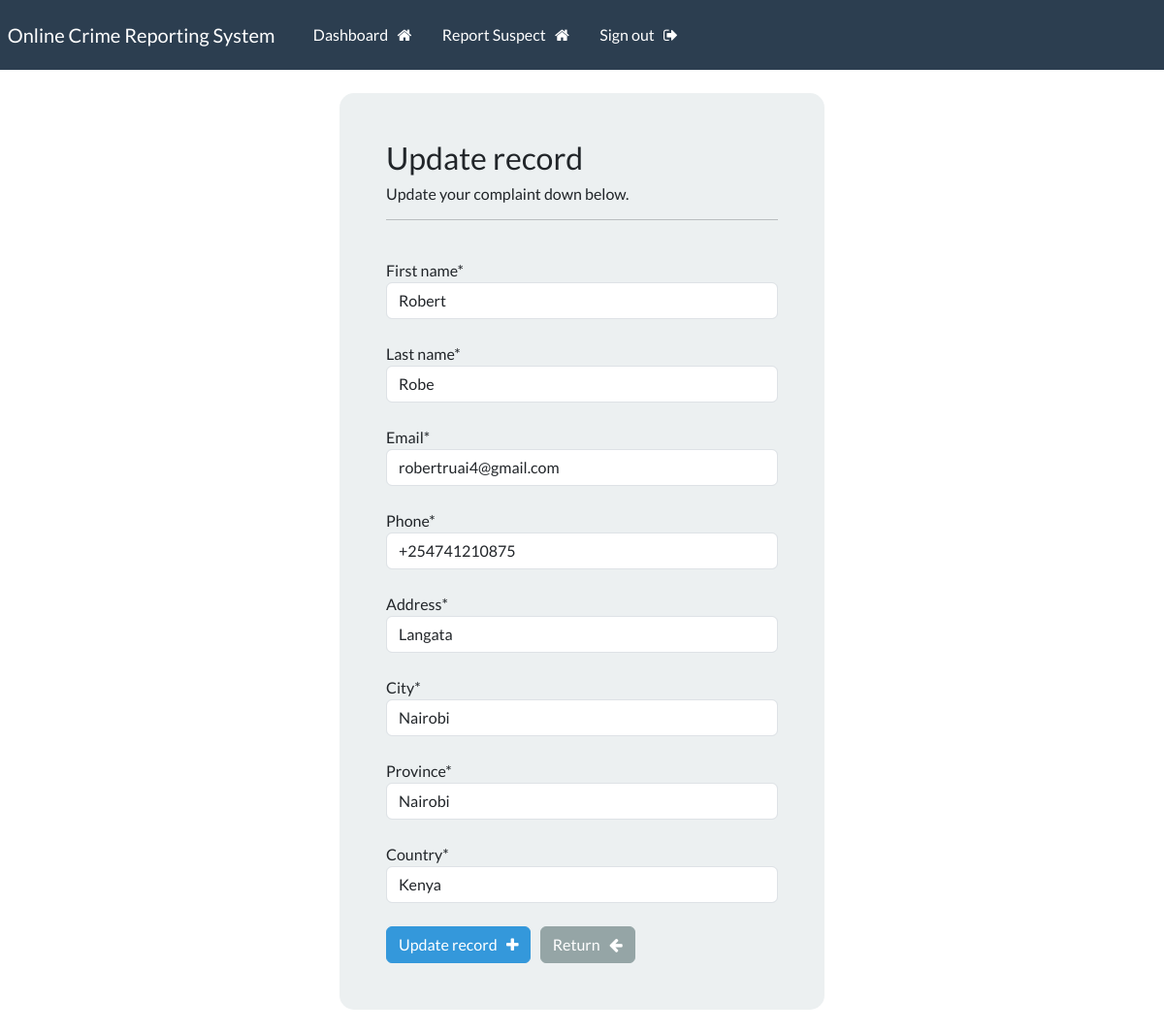
The page /update-record/9 (signed in) on the database its author committed.
### webapp/models.py (models this page shows, shortened)
class Record(models.Model):
    creation_date = models.DateTimeField(auto_now_add=True)
    first_name = models.CharField(max_length=100)
    last_name = models.CharField(max_length=100)
    email = models.CharField(max_length=255)
    phone = models.CharField(max_length=20)
    address = models.CharField(max_length=300)
    city = models.CharField(max_length=255)
    province = models.CharField(max_length=200)
    country = models.CharField(max_length=125)

### webapp/views.py (the view)
# urls.py: path('update-record/<int:pk>', views.update_record, name='update-record'),
@login_required(login_url='my-login')
def update_record(request, pk):
    record = Record.objects.get(id=pk)
    form = UpdateRecordForm(instance=record)
    if request.method == 'POST':
        form = UpdateRecordForm(request.POST, instance=record)
        if form.is_valid():
            form.save()
            messages.success(request, "Your record was updated!")
            return redirect("dashboard")
    context = {'form':form}
    return render(request, 'webapp/update-record.html', context=context)

### webapp/forms.py
class UpdateRecordForm(forms.ModelForm):
    class Meta:
        model = Record
        fields = ['first_name', 'last_name', 'email', 'phone', 'address', 'city', 'province', 'country']

### webapp/templates/webapp/update-record.html (shortened to what this page needs)
{% extends 'webapp/base.html' %}
{% load crispy_forms_tags %}
{% block content %}
<body>
    <div class="container bg-light shadow-md p-5 form-layout">
        <h3> Update record </h3>
        <h6> Update your complaint down below. </h6>
        <hr>
        <br>
        <form method="POST" autocomplete="off">
            {{form.first_name|as_crispy_field}}
            <br>
            {{form.last_name|as_crispy_field}}
            <br>
            {{form.email|as_crispy_field}}
            <br>
            {{form.phone|as_crispy_field}}
            <br>
            {{form.address|as_crispy_field}}
            <br>
            {{form.city|as_crispy_field}}
            <br>
            {{form.province|as_crispy_field}}
            <br>
            {{form.country|as_crispy_field}}
            <br>
            <button type="submit" class="btn btn-info">
                Update record &nbsp; <i class="fa fa-plus" aria-hidden="true"></i>
            </button>
            <a href="{% url 'dashboard' %}" class="btn btn-secondary">
                Return &nbsp; <i class="fa fa-arrow-left" aria-hidden="true"></i>
            </a>
        </form>
    </div>
    <br>
</body>
{% endblock %}

### static/css/styles.css (style rules this page uses)
.form-layout { border-radius: 15px; width: 500px; }

### rows shown on the page
Record: first_name "Robert", last_name "Robe", email "robertruai4@gmail.com", phone "+254741210875", address "Langata", city "Nairobi", province "Nairobi", country "Kenya"
